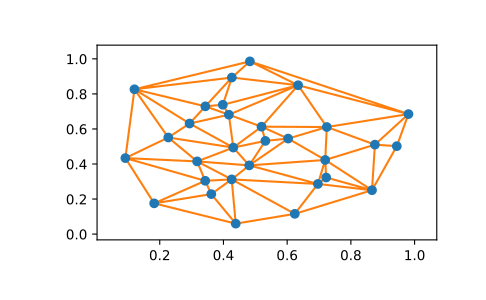

The Python source for this figure:
import matplotlib.pyplot as plt
from scipy.spatial import Delaunay, delaunay_plot_2d

# The Delaunay triangulation of a set of random points:

points = np.random.rand(30, 2)
tri = Delaunay(points)

# Plot it:

_ = delaunay_plot_2d(tri)
plt.show()
